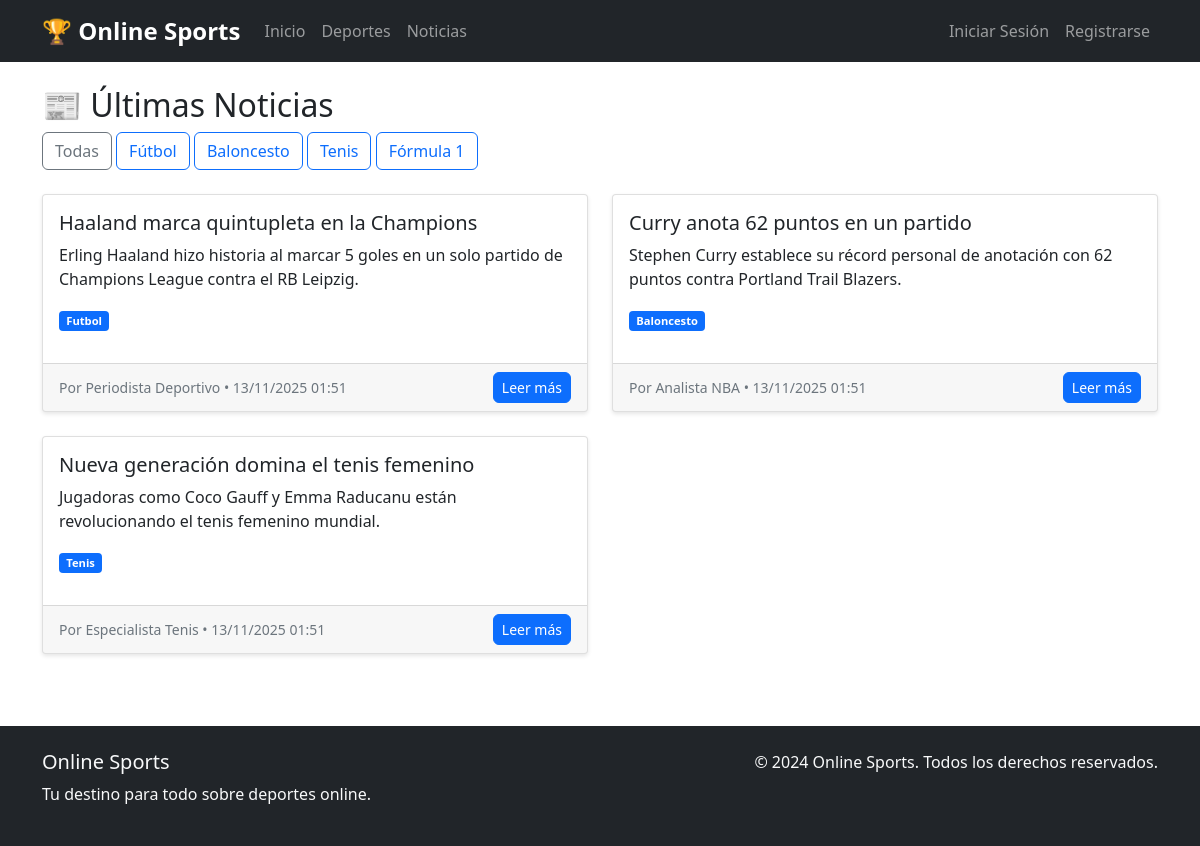
/noticias, run on the app's committed database.
### app.py (models this page shows)
class Noticia(db.Model):
    id = db.Column(db.Integer, primary_key=True)
    titulo = db.Column(db.String(200), nullable=False)
    contenido = db.Column(db.Text, nullable=False)
    deporte = db.Column(db.String(50), nullable=False)
    imagen_url = db.Column(db.String(300))
    fecha_publicacion = db.Column(db.DateTime, default=datetime.utcnow)
    autor = db.Column(db.String(100))

### app.py (the view)
@app.route('/noticias')
def noticias():
    noticias_lista = Noticia.query.order_by(Noticia.fecha_publicacion.desc()).all()
    return render_template('noticias.html', noticias=noticias_lista)

### templates/noticias.html (shortened to what this page needs)
{% extends "base.html" %}
{% block content %}
<div class="row">
    <div class="col-12">
        <h2>📰 Últimas Noticias</h2>
        <div class="mb-4">
            <a href="{{ url_for('noticias') }}" class="btn btn-outline-secondary">Todas</a>
            <a href="{{ url_for('deportes') }}?deporte=futbol" class="btn btn-outline-primary">Fútbol</a>
            <a href="{{ url_for('deportes') }}?deporte=baloncesto" class="btn btn-outline-primary">Baloncesto</a>
            <a href="{{ url_for('deportes') }}?deporte=tenis" class="btn btn-outline-primary">Tenis</a>
            <a href="{{ url_for('deportes') }}?deporte=formula1" class="btn btn-outline-primary">Fórmula 1</a>
        </div>
        {% if noticias %}
            <div class="row">
                {% for noticia in noticias %}
                <div class="col-md-6 mb-4">
                    <div class="card h-100">
                        <div class="card-body">
                            <h5 class="card-title">{{ noticia.titulo }}</h5>
                            <p class="card-text">{{ noticia.contenido[:150] }}{% if noticia.contenido|length > 150 %}...{% endif %}</p>
                            <div class="mb-3">
                                <span class="badge bg-primary">{{ noticia.deporte|title }}</span>
                            </div>
                        </div>
                        <div class="card-footer">
                            <div class="d-flex justify-content-between align-items-center">
                                <small class="text-muted">
                                    Por {{ noticia.autor }} • {{ noticia.fecha_publicacion.strftime('%d/%m/%Y %H:%M') }}
                                </small>
                                <a href="{{ url_for('noticia_detalle', noticia_id=noticia.id) }}" class="btn btn-primary btn-sm">Leer más</a>
                            </div>
                        </div>
                    </div>
                </div>
                {% endfor %}
            </div>
        {% endif %}
    </div>
</div>
{% endblock %}

### static/css/style.css (style rules this page uses)
.card { transition: transform 0.2s; box-shadow: 0 2px 4px rgba(0,0,0,0.1); }
.badge { font-size: 0.7rem; }
.btn { border-radius: 6px; }

### data on the page
Noticia: titulo "Haaland marca quintupleta en la Champions", contenido "Erling Haaland hizo historia al marcar 5 goles en un solo partido de Champions League contra el RB Leipzig.", deporte "Futbol", autor "Periodista Deportivo", fecha_publicacion "13/11/2025 01:51"
Noticia: titulo "Curry anota 62 puntos en un partido", contenido "Stephen Curry establece su récord personal de anotación con 62 puntos contra Portland Trail Blazers.", deporte "Baloncesto", autor "Analista NBA", fecha_publicacion "13/11/2025 01:51"
Noticia: titulo "Nueva generación domina el tenis femenino", contenido "Jugadoras como Coco Gauff y Emma Raducanu están revolucionando el tenis femenino mundial.", deporte "Tenis", autor "Especialista Tenis", fecha_publicacion "13/11/2025 01:51"
